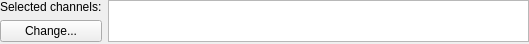
<?xml version="1.0" encoding="UTF-8"?>
<ui version="4.0">
 <class>ChannelFilterGUI</class>
 <widget class="QWidget" name="ChannelFilterGUI">
  <property name="geometry">
   <rect>
    <x>0</x>
    <y>0</y>
    <width>529</width>
    <height>44</height>
   </rect>
  </property>
  <property name="windowTitle">
   <string notr="true"/>
  </property>
  <layout class="QGridLayout" name="gridLayout">
   <property name="leftMargin">
    <number>0</number>
   </property>
   <property name="topMargin">
    <number>0</number>
   </property>
   <property name="rightMargin">
    <number>0</number>
   </property>
   <property name="bottomMargin">
    <number>0</number>
   </property>
   <item row="0" column="1" rowspan="2">
    <widget class="QGraphicsView" name="graphicsView">
     <property name="sizePolicy">
      <sizepolicy hsizetype="Expanding" vsizetype="MinimumExpanding">
       <horstretch>0</horstretch>
       <verstretch>0</verstretch>
      </sizepolicy>
     </property>
     <property name="minimumSize">
      <size>
       <width>0</width>
       <height>20</height>
      </size>
     </property>
     <property name="sizeAdjustPolicy">
      <enum>QAbstractScrollArea::AdjustToContents</enum>
     </property>
     <property name="alignment">
      <set>Qt::AlignLeading|Qt::AlignLeft|Qt::AlignVCenter</set>
     </property>
     <property name="renderHints">
      <set>QPainter::Antialiasing|QPainter::TextAntialiasing</set>
     </property>
     <property name="dragMode">
      <enum>QGraphicsView::RubberBandDrag</enum>
     </property>
    </widget>
   </item>
   <item row="1" column="0">
    <widget class="QPushButton" name="pushButton">
     <property name="text">
      <string>Change...</string>
     </property>
    </widget>
   </item>
   <item row="0" column="0">
    <widget class="QLabel" name="label">
     <property name="sizePolicy">
      <sizepolicy hsizetype="Preferred" vsizetype="Fixed">
       <horstretch>0</horstretch>
       <verstretch>0</verstretch>
      </sizepolicy>
     </property>
     <property name="text">
      <string>Selected channels:</string>
     </property>
    </widget>
   </item>
  </layout>
 </widget>
 <resources/>
 <connections/>
</ui>
